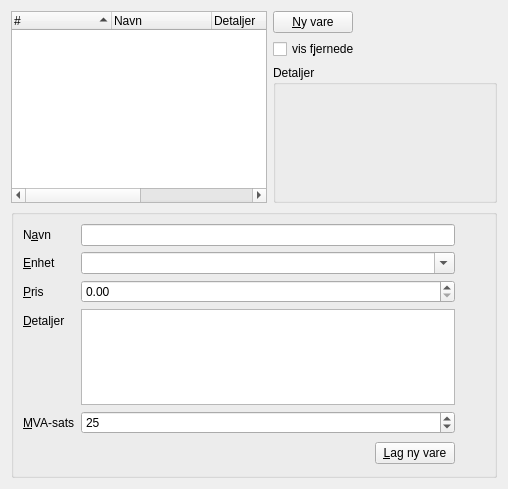
          <widget class="QWidget" name="TabPage" >
           <attribute name="title" >
            <string>&amp;Varer</string>
           </attribute>
           <layout class="QGridLayout" name="gridLayout_4" >
            <item rowspan="3" row="0" column="0" colspan="2" >
             <widget class="QTreeWidget" name="varerVareliste" >
              <property name="sizePolicy" >
               <sizepolicy vsizetype="Expanding" hsizetype="MinimumExpanding" >
                <horstretch>1</horstretch>
                <verstretch>1</verstretch>
               </sizepolicy>
              </property>
              <property name="editTriggers" >
               <set>QAbstractItemView::NoEditTriggers</set>
              </property>
              <property name="alternatingRowColors" >
               <bool>true</bool>
              </property>
              <property name="rootIsDecorated" >
               <bool>false</bool>
              </property>
              <property name="uniformRowHeights" >
               <bool>true</bool>
              </property>
              <property name="itemsExpandable" >
               <bool>false</bool>
              </property>
              <property name="sortingEnabled" >
               <bool>true</bool>
              </property>
              <property name="animated" >
               <bool>true</bool>
              </property>
              <property name="allColumnsShowFocus" >
               <bool>true</bool>
              </property>
              <property name="expandsOnDoubleClick" >
               <bool>false</bool>
              </property>
              <column>
               <property name="text" >
                <string>#</string>
               </property>
              </column>
              <column>
               <property name="text" >
                <string>Navn</string>
               </property>
              </column>
              <column>
               <property name="text" >
                <string>Detaljer</string>
               </property>
              </column>
              <column>
               <property name="text" >
                <string>Pris</string>
               </property>
              </column>
              <column>
               <property name="text" >
                <string>Enhet</string>
               </property>
              </column>
             </widget>
            </item>
            <item row="1" column="2" >
             <widget class="QCheckBox" name="varerVisFjernede" >
              <property name="sizePolicy" >
               <sizepolicy vsizetype="Fixed" hsizetype="Fixed" >
                <horstretch>0</horstretch>
                <verstretch>0</verstretch>
               </sizepolicy>
              </property>
              <property name="text" >
               <string>vis f&amp;jernede</string>
              </property>
              <property name="shortcut" >
               <string>Alt+J</string>
              </property>
             </widget>
            </item>
            <item row="2" column="2" >
             <widget class="QGroupBox" name="groupBox_4" >
              <property name="sizePolicy" >
               <sizepolicy vsizetype="Preferred" hsizetype="Preferred" >
                <horstretch>0</horstretch>
                <verstretch>0</verstretch>
               </sizepolicy>
              </property>
              <property name="title" >
               <string>Detaljer</string>
              </property>
              <layout class="QGridLayout" name="gridLayout_13" >
               <item row="2" column="0" >
                <widget class="QLabel" name="varerDetaljerTekst" >
                 <property name="sizePolicy" >
                  <sizepolicy vsizetype="MinimumExpanding" hsizetype="Minimum" >
                   <horstretch>0</horstretch>
                   <verstretch>0</verstretch>
                  </sizepolicy>
                 </property>
                 <property name="minimumSize" >
                  <size>
                   <width>200</width>
                   <height>0</height>
                  </size>
                 </property>
                 <property name="textFormat" >
                  <enum>Qt::RichText</enum>
                 </property>
                 <property name="alignment" >
                  <set>Qt::AlignLeading|Qt::AlignLeft|Qt::AlignTop</set>
                 </property>
                 <property name="wordWrap" >
                  <bool>true</bool>
                 </property>
                </widget>
               </item>
              </layout>
             </widget>
            </item>
            <item row="3" column="0" colspan="3" >
             <widget class="QGroupBox" name="varerInfo" >
              <property name="title" >
               <string/>
              </property>
              <property name="flat" >
               <bool>true</bool>
              </property>
              <property name="checkable" >
               <bool>false</bool>
              </property>
              <layout class="QGridLayout" name="gridLayout_3" >
               <item row="0" column="1" >
                <layout class="QVBoxLayout" name="verticalLayout_5" >
                 <item>
                  <widget class="QLabel" name="varerInfoKryss" >
                   <property name="minimumSize" >
                    <size>
                     <width>24</width>
                     <height>24</height>
                    </size>
                   </property>
                   <property name="maximumSize" >
                    <size>
                     <width>24</width>
                     <height>24</height>
                    </size>
                   </property>
                   <property name="text" >
                    <string/>
                   </property>
                   <property name="pixmap" >
                    <pixmap resource="../../faktura.qrc" >:/pix/cross.svg</pixmap>
                   </property>
                   <property name="scaledContents" >
                    <bool>true</bool>
                   </property>
                  </widget>
                 </item>
                 <item>
                  <spacer name="verticalSpacer" >
                   <property name="orientation" >
                    <enum>Qt::Vertical</enum>
                   </property>
                   <property name="sizeHint" stdset="0" >
                    <size>
                     <width>20</width>
                     <height>40</height>
                    </size>
                   </property>
                  </spacer>
                 </item>
                </layout>
               </item>
               <item row="0" column="0" >
                <layout class="QFormLayout" name="formLayout_3" >
                 <property name="fieldGrowthPolicy" >
                  <enum>QFormLayout::AllNonFixedFieldsGrow</enum>
                 </property>
                 <item row="0" column="0" >
                  <widget class="QLabel" name="textLabel10" >
                   <property name="text" >
                    <string>N&amp;avn</string>
                   </property>
                   <property name="wordWrap" >
                    <bool>false</bool>
                   </property>
                   <property name="buddy" >
                    <cstring>varerInfoNavn</cstring>
                   </property>
                  </widget>
                 </item>
                 <item row="0" column="1" >
                  <widget class="QLineEdit" name="varerInfoNavn" />
                 </item>
                 <item row="1" column="0" >
                  <widget class="QLabel" name="textLabel10_2" >
                   <property name="text" >
                    <string>&amp;Enhet</string>
                   </property>
                   <property name="wordWrap" >
                    <bool>false</bool>
                   </property>
                   <property name="buddy" >
                    <cstring>varerInfoEnhet</cstring>
                   </property>
                  </widget>
                 </item>
                 <item row="1" column="1" >
                  <widget class="QComboBox" name="varerInfoEnhet" >
                   <property name="sizePolicy" >
                    <sizepolicy vsizetype="Fixed" hsizetype="MinimumExpanding" >
                     <horstretch>1</horstretch>
                     <verstretch>0</verstretch>
                    </sizepolicy>
                   </property>
                   <property name="editable" >
                    <bool>true</bool>
                   </property>
                   <property name="insertPolicy" >
                    <enum>QComboBox::InsertAtCurrent</enum>
                   </property>
                  </widget>
                 </item>
                 <item row="2" column="0" >
                  <widget class="QLabel" name="textLabel10_4" >
                   <property name="text" >
                    <string>&amp;Pris</string>
                   </property>
                   <property name="wordWrap" >
                    <bool>false</bool>
                   </property>
                   <property name="buddy" >
                    <cstring>varerInfoPris</cstring>
                   </property>
                  </widget>
                 </item>
                 <item row="2" column="1" >
                  <widget class="QDoubleSpinBox" name="varerInfoPris" >
                   <property name="sizePolicy" >
                    <sizepolicy vsizetype="Fixed" hsizetype="Expanding" >
                     <horstretch>7</horstretch>
                     <verstretch>0</verstretch>
                    </sizepolicy>
                   </property>
                   <property name="maximum" >
                    <double>999999999.990000009536743</double>
                   </property>
                  </widget>
                 </item>
                 <item row="3" column="0" >
                  <widget class="QLabel" name="textLabel10_3" >
                   <property name="text" >
                    <string>&amp;Detaljer</string>
                   </property>
                   <property name="wordWrap" >
                    <bool>false</bool>
                   </property>
                   <property name="buddy" >
                    <cstring>varerInfoDetaljer</cstring>
                   </property>
                  </widget>
                 </item>
                 <item row="3" column="1" >
                  <widget class="QPlainTextEdit" name="varerInfoDetaljer" >
                   <property name="maximumSize" >
                    <size>
                     <width>16777215</width>
                     <height>96</height>
                    </size>
                   </property>
                   <property name="tabChangesFocus" >
                    <bool>true</bool>
                   </property>
                  </widget>
                 </item>
                 <item row="4" column="0" >
                  <widget class="QLabel" name="textLabel7_3" >
                   <property name="text" >
                    <string>&amp;MVA-sats</string>
                   </property>
                   <property name="wordWrap" >
                    <bool>false</bool>
                   </property>
                   <property name="buddy" >
                    <cstring>varerInfoMva</cstring>
                   </property>
                  </widget>
                 </item>
                 <item row="4" column="1" >
                  <widget class="QSpinBox" name="varerInfoMva" >
                   <property name="value" >
                    <number>25</number>
                   </property>
                  </widget>
                 </item>
                </layout>
               </item>
               <item row="1" column="0" >
                <layout class="QHBoxLayout" name="horizontalLayout_11" >
                 <item>
                  <spacer name="horizontalSpacer_3" >
                   <property name="orientation" >
                    <enum>Qt::Horizontal</enum>
                   </property>
                   <property name="sizeType" >
                    <enum>QSizePolicy::Expanding</enum>
                   </property>
                   <property name="sizeHint" stdset="0" >
                    <size>
                     <width>248</width>
                     <height>26</height>
                    </size>
                   </property>
                  </spacer>
                 </item>
                 <item>
                  <widget class="QPushButton" name="varerInfoLegginn" >
                   <property name="sizePolicy" >
                    <sizepolicy vsizetype="Fixed" hsizetype="Fixed" >
                     <horstretch>0</horstretch>
                     <verstretch>0</verstretch>
                    </sizepolicy>
                   </property>
                   <property name="text" >
                    <string>&amp;Lag ny vare</string>
                   </property>
                   <property name="shortcut" >
                    <string>Alt+L</string>
                   </property>
                  </widget>
                 </item>
                </layout>
               </item>
              </layout>
             </widget>
            </item>
            <item row="0" column="2" >
             <widget class="QPushButton" name="varerNy" >
              <property name="sizePolicy" >
               <sizepolicy vsizetype="Fixed" hsizetype="Fixed" >
                <horstretch>0</horstretch>
                <verstretch>0</verstretch>
               </sizepolicy>
              </property>
              <property name="text" >
               <string>&amp;Ny vare</string>
              </property>
              <property name="shortcut" >
               <string>Alt+N</string>
              </property>
             </widget>
            </item>
           </layout>
          </widget>
